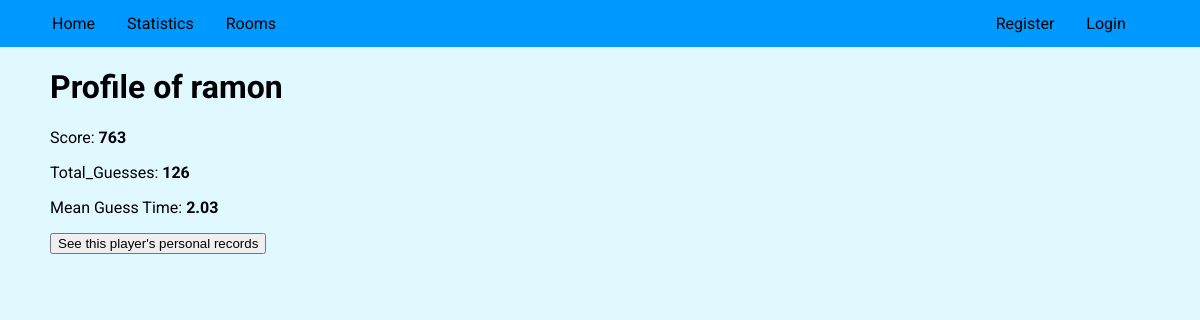
Page /profile/ramon on the committed database.
### tables this page shows
CREATE TABLE users (userID integer PRIMARY KEY, username text, password text, Score integer DEFAULT 0, Time float DEFAULT 0, Guess_Count integer DEFAULT 0, MGT float DEFAULT 0);

### app.py (the view)
@app.route('/profile/<user>')
def profile(user):
    Database = db.execute("SELECT * FROM users WHERE username = ?", (user,))  # Pass a tuple (user,)
    if Database:  # Checking if Database is not empty
        return render_template("profile.html", Database=Database[0], rooms=all_rooms, username=session.get("username", "guest"))
    else:
        return redirect("/")

### template/profile.html (shortened to what this page needs)
{% extends "layout.html" %}
{% block body %}
<div class = 'temp'>
    <h1>Profile of {{Database.username}}</h1>
    <p>Score: <b>{{Database.Score}}</b></p>
    <p>Total_Guesses: <b>{{Database.Guess_Count}}</b></p>
    <p>Mean Guess Time: <b>{{Database.MGT}}</b></p>
    <a href="/records/{{Database.username}}/Billion" class="button-link">
        <button type="button">See this player's personal records</button>
    </a>
</div>
{% endblock %}

### static/styles.css (style rules this page uses)
.temp { padding-left: 50px; }
html { font-size: 100%; box-sizing: border-box; }
*, *::before, *::after { box-sizing: inherit; }
body { margin: 0; padding: 0; background: #e0f8ff; font-family: 'Roboto', sans-serif; }
* { box-sizing:border-box }

### rows in the picture
users: username "ramon", Score "763", Guess_Count "126", MGT "2.03"
